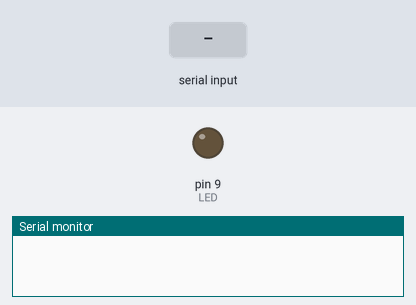
Simulated run of this sketch. Board: Arduino Uno, built with avr-gcc and run on an emulated ATmega328P. Parts: output pins drawn as LEDs (lit = HIGH), the last lines printed to the serial monitor. The test bench sets the inputs (shaded band).

Above: at 1.2 s.
1.3 s: "on\n" received over Serial
At 1.8 s:
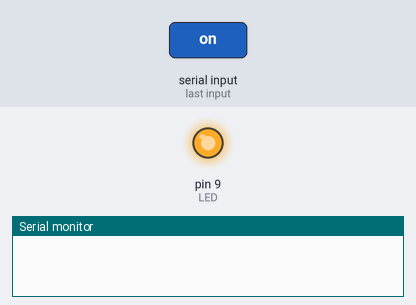
2.8 s: "1\n" received over Serial
At 4.1 s:
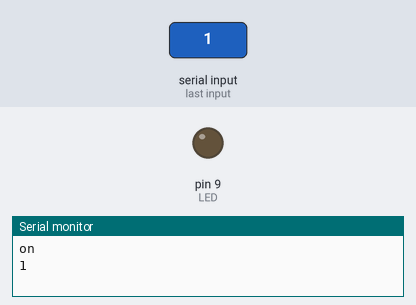
Timing chart, 0 to 5.8 s (numbered marks = the images above; inputs shaded):
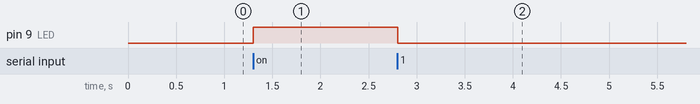

Measured:
- after the input at 1.3 s, pin 9 (LED): LOW → HIGH at once
- after the input at 2.8 s, pin 9 (LED): HIGH → LOW at once

The sketch:

pyino_str.ino
```cpp
#include <string.h>
short LED = 9;
void setup () {
// put your setup code here , to run once :
Serial.begin (9600) ;
pinMode ( LED , OUTPUT ) ;
}
void loop () {
String state ;
// put your main code here , to run repeatedly :
if ( Serial.available () ) {
state = Serial.readStringUntil ( '\n' ) ;
if ( state == "on" ) {
digitalWrite ( LED , HIGH ) ;
delay (1000) ;
}
else {
digitalWrite ( LED , LOW ) ;
delay (1000) ;
}
}
Serial.println ( state ) ;
}
```
